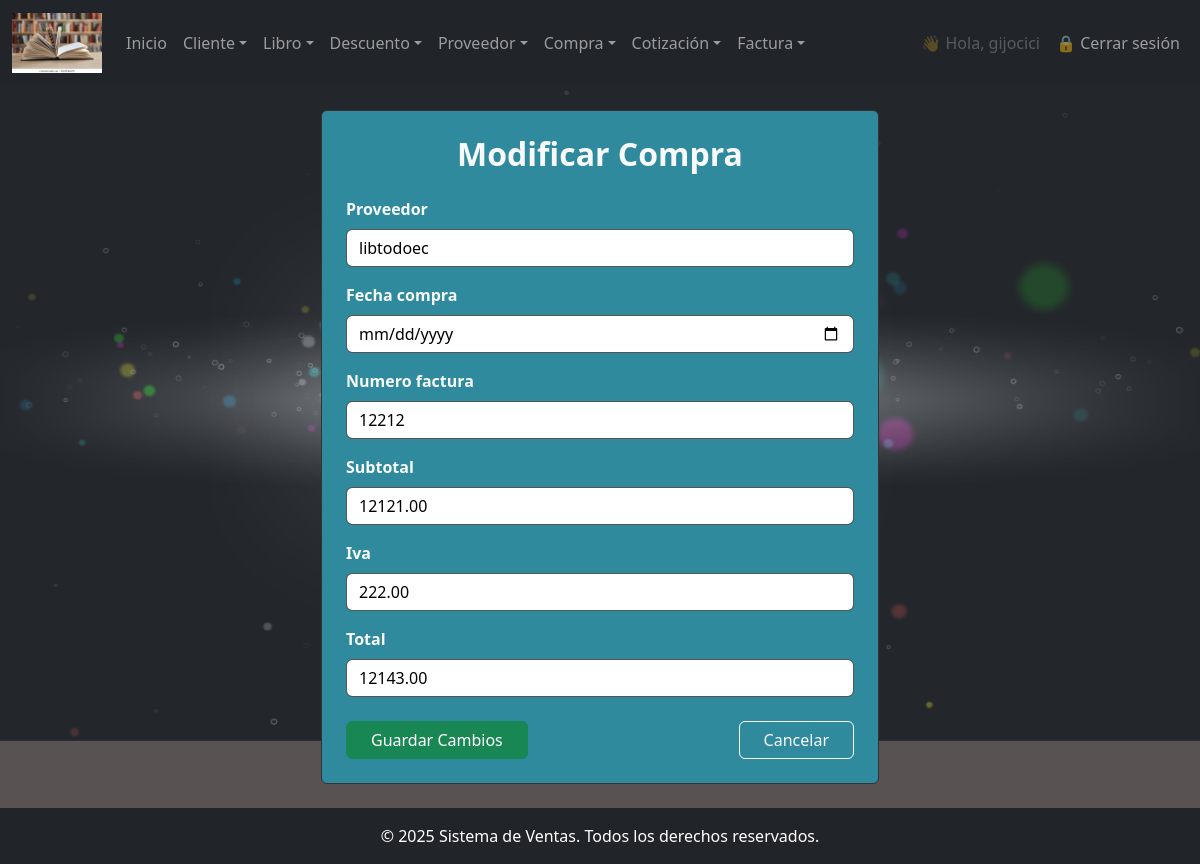
The app's page /compra/modificar/4/ (signed in) with its own data.
### miapp/models.py (models this page shows, shortened)
class Compra(models.Model):
    proveedor = models.ForeignKey(Proveedor, on_delete=models.CASCADE)
    fecha_compra = models.DateField()
    numero_factura = models.CharField(max_length=100)
    subtotal = models.DecimalField(max_digits=10, decimal_places=2)
    iva = models.DecimalField(max_digits=10, decimal_places=2)
    total = models.DecimalField(max_digits=10, decimal_places=2)
    fecha_creacion = models.DateTimeField(auto_now_add=True)
    fecha_modificacion = models.DateTimeField(auto_now=True)
    creacion_usuario = models.CharField(max_length=50)
    modificacion_usuario = models.CharField(max_length=50)
    estado = models.IntegerField(choices=ESTADO_CHOICES, default=1)

### miapp/views.py (the view)
        def wrapper(request, *args, **kwargs):
            if not request.user.is_authenticated:
                return redirect('login')
            try:
                empleado = Empleado.objects.get(user=request.user)
                if empleado.cargo.nombre.lower() in [c.lower() for c in nombre_cargos]:
                    return view_func(request, *args, **kwargs)
            except Empleado.DoesNotExist:
                pass
            return redirect('no_autorizado')

### miapp/forms.py
class CompraForm(forms.ModelForm):
    class Meta:
        model = Compra
        fields = ['proveedor', 'fecha_compra', 'numero_factura', 'subtotal', 'iva', 'total']  # sin estado
        widgets = {
            'proveedor': forms.Select(attrs={'class': 'form-control'}),
            'fecha_compra': forms.DateInput(attrs={
                'type': 'date',
                'class': 'form-control'
            }),
            'numero_factura': forms.TextInput(attrs={'class': 'form-control'}),
            'subtotal': forms.NumberInput(attrs={'class': 'form-control'}),
            'iva': forms.NumberInput(attrs={'class': 'form-control'}),
            'total': forms.NumberInput(attrs={'class': 'form-control'}),
        }

### miapp/models.py (called while the page is built)
    def __str__(self):
        return self.nombre\

### miapp/views.py (called while the page is built)
def cargo_requerido(nombre_cargos):
    def decorador(view_func):
        def wrapper(request, *args, **kwargs):
            if not request.user.is_authenticated:
                return redirect('login')
            try:
                empleado = Empleado.objects.get(user=request.user)
                if empleado.cargo.nombre.lower() in [c.lower() for c in nombre_cargos]:
                    return view_func(request, *args, **kwargs)
            except Empleado.DoesNotExist:
                pass
            return redirect('no_autorizado')
        return wrapper
    return decorador

@login_required
@cargo_requerido(['admin', 'Gerente', 'supervisor'])
def modificar_compra(request, id):
    compra = get_object_or_404(Compra, id=id)
    if request.method == 'POST':
        form = CompraForm(request.POST, instance=compra)
        if form.is_valid():
            form.save()
            messages.success(request, 'Compra modificada exitosamente.')
            return redirect('consultar_compra')
    else:
        form = CompraForm(instance=compra)
    context = {
        'form': form,
        'compra': compra,
        'edit_mode': True,
    }
    return render(request, 'administrativo/compra/modificar_compra.html', context)

### miapp/templates/administrativo/compra/modificar_compra.html (shortened to what this page needs)
{% extends 'index.html' %}
{% block main %}
<div class="container my-4">
    <div class="w-50 mx-auto p-4 rounded" style="background-color: #308a9e; border: 1px solid #333;">
        <h2 class="text-center text-light mb-4"><b>Modificar Compra</b></h2>
        <form method="post" enctype="multipart/form-data">
            {% for field in form %}
                <div class="mb-3">
                    <label for="{{ field.id_for_label }}" class="form-label text-light"><b>{{ field.label }}</b></label>
                    {{ field }}
                </div>
            {% endfor %}
            <div class="d-flex justify-content-between mt-4">
                <button type="submit" class="btn btn-success px-4">Guardar Cambios</button>
                <a href="{% url 'consultar_compra' %}" class="btn btn-outline-light px-4">Cancelar</a>
            </div>
        </form>
    </div>
</div>
{% endblock %}

### miapp/templates/index.html (shortened to what this page needs)
{% load static %}
<!DOCTYPE html>
<html lang="es">
<head>
    <link href="https://cdn.jsdelivr.net/npm/bootstrap@5.3.0/dist/css/bootstrap.min.css" rel="stylesheet" />
    <link href="https://cdn.jsdelivr.net/npm/bootstrap-icons@1.11.0/font/bootstrap-icons.css" rel="stylesheet" />
    <link rel="stylesheet" href="{% static 'css/bootstrap.min.css' %}" />
    <link rel="stylesheet" href="{% static 'css/body.css' %}" />
    <link rel="stylesheet" href="{% static 'css/estilos.css' %}" />
    <link href="https://cdn.jsdelivr.net/npm/select2@4.1.0-rc.0/dist/css/select2.min.css" rel="stylesheet" />
</head>
<body class="cars">
    {% if request.resolver_match.url_name != 'login' and request.resolver_match.url_name != 'password_reset' and request.resolver_match.url_name != 'password_reset_complete' and request.resolver_match.url_name != 'password_reset_confirm' and request.resolver_match.url_name != 'password_reset_done'  %}
        {% block navbar %}
        <nav class="navbar navbar-expand-lg navbar-dark bg-dark">
            <div class="container-fluid">
                <a class="navbar-brand" href="#">
                    <img src="{% static 'img/libro.png' %}" alt="Logo" width="90" height="60" />
                </a>
                <div class="collapse navbar-collapse" id="navbarSupportedContent">
                    <ul class="navbar-nav me-auto mb-2 mb-lg-0">
                        <li class="nav-item"><a class="nav-link" href="{% url 'index' %}">Inicio</a></li>
                        <li class="nav-item dropdown">
                            <a class="nav-link dropdown-toggle" href="#" role="button" data-bs-toggle="dropdown">Cliente</a>
                        </li>
                        <li class="nav-item dropdown">
                            <a class="nav-link dropdown-toggle" href="#" role="button" data-bs-toggle="dropdown">Libro</a>
                        </li>
                        <li class="nav-item dropdown">
                            <a class="nav-link dropdown-toggle" href="#" role="button" data-bs-toggle="dropdown">Descuento</a>
                        </li>
                        <li class="nav-item dropdown">
                            <a class="nav-link dropdown-toggle" href="#" role="button" data-bs-toggle="dropdown">Proveedor</a>
                        </li>
                        <li class="nav-item dropdown">
                            <a class="nav-link dropdown-toggle" href="#" role="button" data-bs-toggle="dropdown">Compra</a>
                        <li class="nav-item dropdown">
                            <a class="nav-link dropdown-toggle" href="#" role="button" data-bs-toggle="dropdown">Cotización</a>
                        </li>
                        <li class="nav-item dropdown">
                            <a class="nav-link dropdown-toggle" href="#" role="button" data-bs-toggle="dropdown">Factura</a>
                        </li>
                    </ul>
                    <ul class="navbar-nav ms-auto mb-2 mb-lg-0">
                        {% if user.is_authenticated %}
                            <li class="nav-item">
                                <span class="nav-link disabled">👋 Hola, {{ user.username }}</span>
                            </li>
                            <li class="nav-item">
                                <a class="nav-link btn btn-outline-danger" href="{% url 'logout' %}">
                                    🔒 Cerrar sesión
                                </a>
                            </li>
                        {% else %}
                            <li class="nav-item">
                                <a class="nav-link btn btn-outline-primary" href="{% url 'login' %}">
                                    🔑 Iniciar sesión
                                </a>
                            </li>
                        {% endif %}
                    </ul>
                </div>
            </div>
        </nav>
        {% endblock %}
    {% endif %}
    {% block main %}{% endblock %}
    {% if request.resolver_match.url_name != 'login' and request.resolver_match.url_name != 'password_reset' and request.resolver_match.url_name != 'password_reset_complete' and request.resolver_match.url_name != 'password_reset_confirm' and request.resolver_match.url_name != 'password_reset_done'  %}
        <footer class="bg-dark text-white text-center py-3">
            <p class="mb-0">© 2025 Sistema de Ventas. Todos los derechos reservados.</p>
        </footer>
    {% endif %}
</body>
</html>

### miapp/static/css/body.css (style rules this page uses)
html, body { width: 100vw; height: 100vh; margin: 0; padding: 0; overflow: hidden; }

### miapp/static/css/estilos.css (style rules this page uses)
html, body { width:100%; height:100%; padding:0px; margin:0px; overflow: hidden; }

### miapp/templates/index.html (style rules this page uses)
body { background-color: #585252; color: #fff; }
input, select, textarea { background-color: #ffffff !important; color: #000000 !important; border: 1px solid #555 !important; }
html, body { height: 100%; margin: 0; padding: 0; overflow: auto; }

### records on screen
Compra: form "libtodoec" "12212" "12121.00" "222.00" "12143.00"

### other values on screen
{{ user.username }} "gijocici"
{{ field.label }} "Proveedor" "Fecha compra" "Numero factura" "Subtotal" "Iva" "Total"
